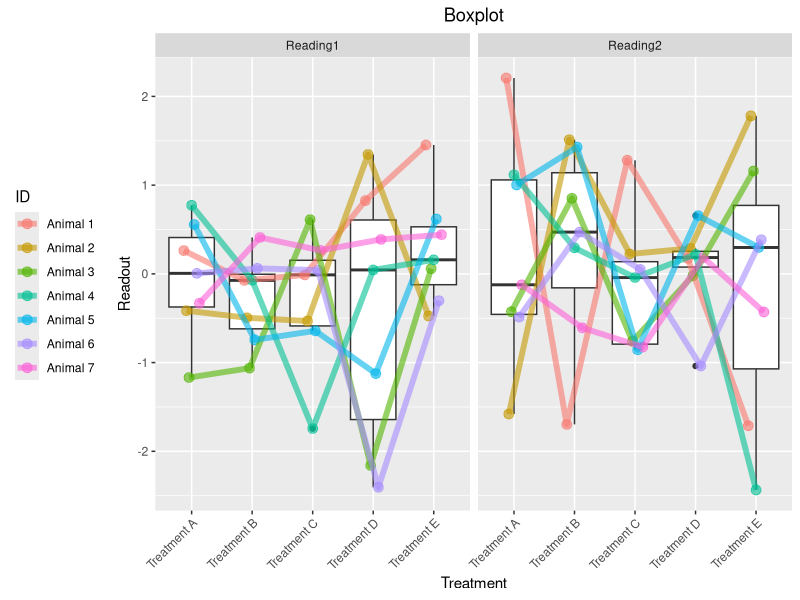

Write the R code that produced this figure.
## ---- chunk 1
# Load packages----
require(data.table)
require(ggplot2)

# Data----
n.animal <- 7
n.trt <- 5
n.read <- 2

dt1 <- data.table(read = factor(paste("Reading",
                                      rep(1:n.read, 
                                          each = n.animal*n.trt),
                                      sep = "")),
                  trt = factor(paste("Treatment", 
                                     rep(rep(LETTERS[1:n.trt],
                                             each = n.animal),
                                         n.read))),
                  id = factor(paste("Animal",
                                    rep(1:n.animal, n.read*n.trt))),
                  readout = rnorm(n.animal*n.trt*n.read))
print(dt1)

# Plot----
p1 <- ggplot(data = dt1) +
  scale_x_discrete("Treatment") + 
  scale_y_continuous("Readout") + 
  ggtitle("Boxplot") +
  facet_wrap(~ read,
             nrow = 1) +
  geom_boxplot(aes(x = trt,
                   y = readout)) +
  geom_point(aes(x = trt,
                 y = readout,
                 group = id,
                 colour = id),
             size = 3,
             alpha = 0.6,
             position = position_dodge(0.3)) + 
  geom_line(aes(x = trt,
                y = readout,
                group = id,
                colour = id),
            size = 2,
            alpha = 0.6,
            position = position_dodge(0.3)) + 
  guides(colour = guide_legend(title = "ID",
                               title.position = "top",
                               ncol = 1)) +
  theme(plot.title = element_text(hjust = 0.5),
        legend.position = "left",
        axis.text.x = element_text(angle = 45,
                                   hjust = 1))
print(p1)

# Save the plot as a TIFF file
# tiff(filename = "tmp/boxplot.tiff",
#      height = 5,
#      width = 10,
#      units = 'in',
#      res = 300,
#      compression = "lzw+p")
# print(p1)
# graphics.off()
